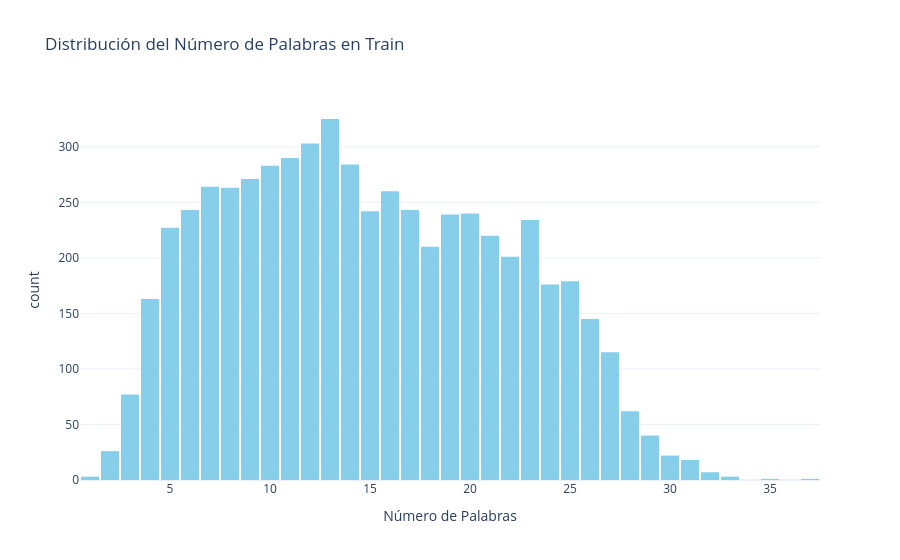
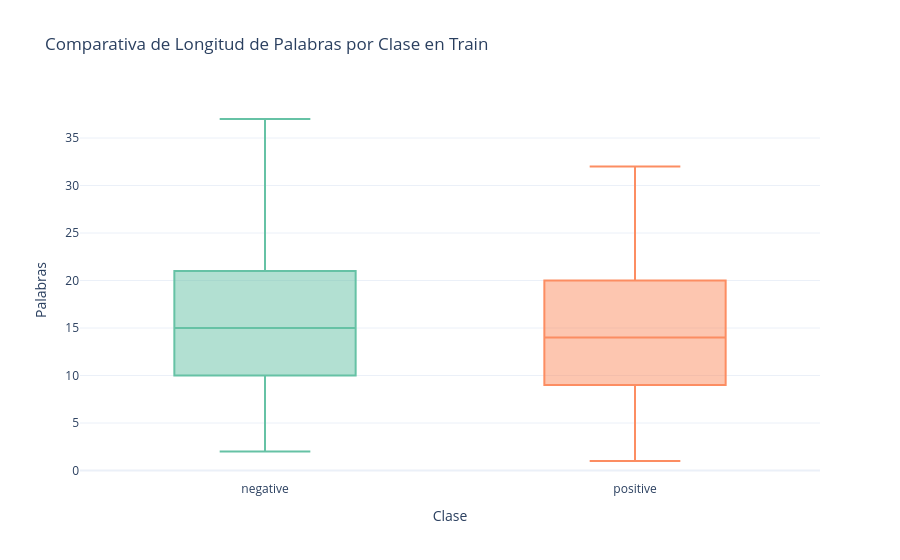

Notebook code cell kept with these figures, in order:
### Markdown cell above
## LENGTH OF TEXT

### Code cell
train['char_count'] = train['text'].str.len()
train['word_count'] = train['text'].apply(lambda x: len(str(x).split()))

fig_hist = px.histogram(train, 
                        x="word_count", 
                        nbins=50,
                        title="Distribución del Número de Palabras en Train",
                        labels={'word_count': 'Número de Palabras'},
                        color_discrete_sequence=['skyblue'])  

fig_hist.update_layout(template='plotly_white', bargap=0.1)
fig_hist.show()



fig_box = px.box(train, 
                 x="label",
                    y="word_count",
                    color="label",
                    points="outliers", # Muestra los puntos que se salen del rango normal
                    title="Comparativa de Longitud de Palabras por Clase en Train",
                    labels={'word_count': 'Palabras', 'label': 'Clase'},
                    color_discrete_sequence=px.colors.qualitative.Set2)
fig_box.update_layout(template='plotly_white', showlegend=False)
fig_box.show()

### Figure 1 — Plotly figure (JSON) as saved in the notebook; plotly's stock layout.template omitted (floating-point values rounded to 4 significant figures; data arrays with more than 128 entries replaced by an {"elided": "..."} marker saying what was removed)
{"data": [{"bingroup": "x", "hovertemplate": "Número de Palabras=%{x}<br>count=%{y}<extra></extra>", "legendgroup": "", "marker": {"color": "skyblue", "pattern": {"shape": ""}}, "name": "", "nbinsx": 50, "orientation": "v", "showlegend": false, "type": "histogram", "x": {"elided": "5880 int values"}, "xaxis": "x", "yaxis": "y"}], "layout": {"bargap": 0.1, "barmode": "relative", "legend": {"tracegroupgap": 0}, "title": {"text": "Distribución del Número de Palabras en Train"}, "xaxis": {"anchor": "y", "domain": [0, 1], "title": {"text": "Número de Palabras"}}, "yaxis": {"anchor": "x", "domain": [0, 1], "title": {"text": "count"}}}}

### Figure 2 — Plotly figure (JSON) as saved in the notebook; plotly's stock layout.template omitted (floating-point values rounded to 4 significant figures; data arrays with more than 128 entries replaced by an {"elided": "..."} marker saying what was removed)
{"data": [{"alignmentgroup": "True", "boxpoints": "outliers", "hovertemplate": "Clase=%{x}<br>Palabras=%{y}<extra></extra>", "legendgroup": "negative", "marker": {"color": "rgb(102,194,165)"}, "name": "negative", "notched": false, "offsetgroup": "negative", "orientation": "v", "showlegend": true, "type": "box", "x": {"elided": "3265 str values"}, "x0": " ", "xaxis": "x", "y": {"elided": "3265 int values"}, "y0": " ", "yaxis": "y"}, {"alignmentgroup": "True", "boxpoints": "outliers", "hovertemplate": "Clase=%{x}<br>Palabras=%{y}<extra></extra>", "legendgroup": "positive", "marker": {"color": "rgb(252,141,98)"}, "name": "positive", "notched": false, "offsetgroup": "positive", "orientation": "v", "showlegend": true, "type": "box", "x": {"elided": "2615 str values"}, "x0": " ", "xaxis": "x", "y": {"elided": "2615 int values"}, "y0": " ", "yaxis": "y"}], "layout": {"boxmode": "overlay", "legend": {"title": {"text": "Clase"}, "tracegroupgap": 0}, "showlegend": false, "title": {"text": "Comparativa de Longitud de Palabras por Clase en Train"}, "xaxis": {"anchor": "y", "categoryarray": ["negative", "positive"], "categoryorder": "array", "domain": [0, 1], "title": {"text": "Clase"}}, "yaxis": {"anchor": "x", "domain": [0, 1], "title": {"text": "Palabras"}}}}
